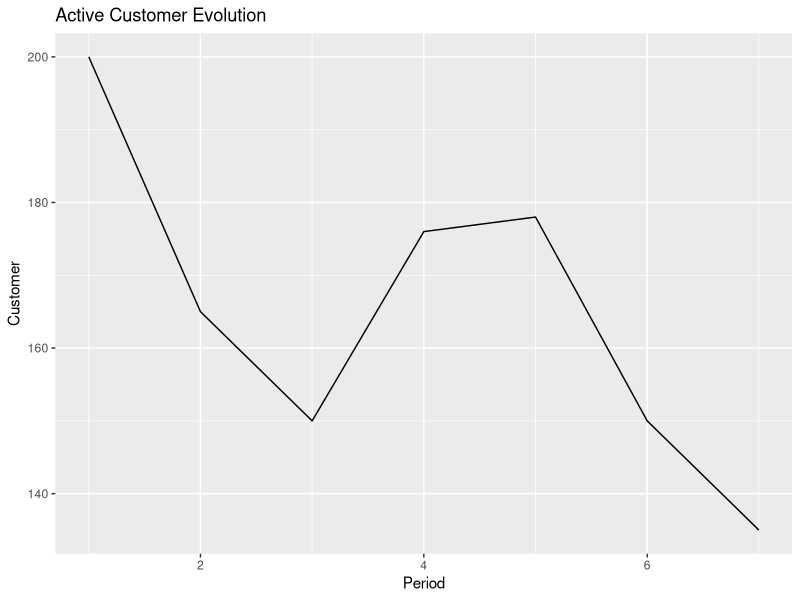
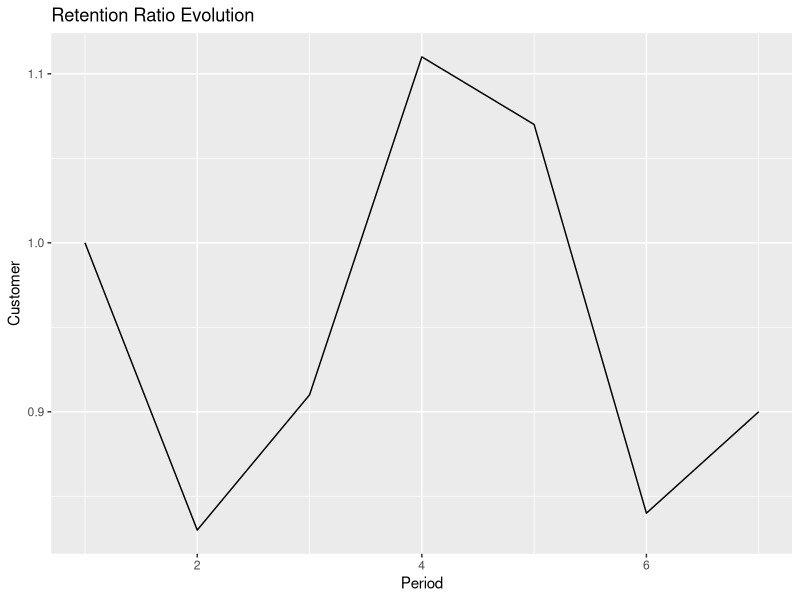
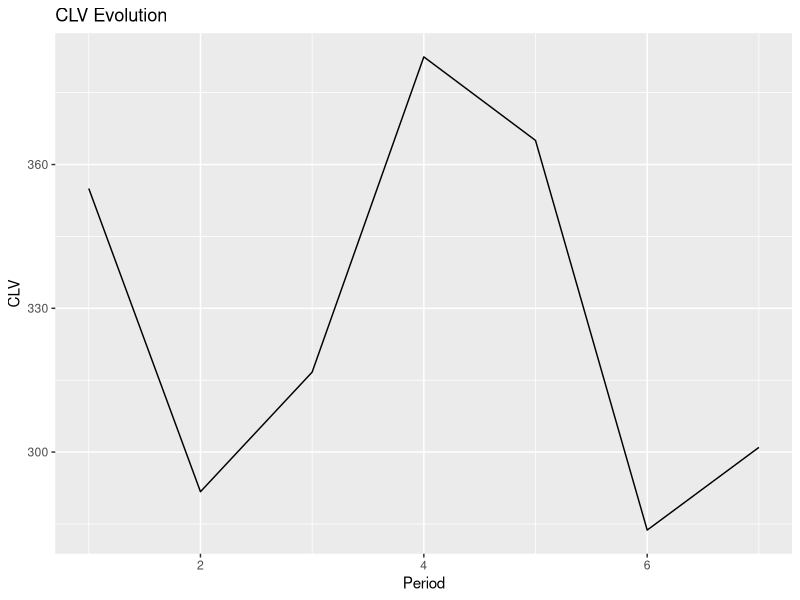

Source code (R) for these figures, in order:
## ---- chunk 1
# List of packages for session
.packages = c("readxl","ggplot2")

# Install CRAN packages (if not already installed)
.inst <- .packages %in% installed.packages()
if(length(.packages[!.inst]) > 0) install.packages(.packages[!.inst])

# Load packages into session 
lapply(.packages, library, character.only=TRUE)
## ---- chunk 2
# Load data into a dataframe
df <- read_excel("data/s4.xlsx", sheet = "Ex2")
df
## ---- chunk 3
summary(df)
## ---- chunk 4
ggplot(df, aes(x = t, y = active)) +
  geom_line() + ylab("Customer") + 
  xlab("Period") + labs(title = "Active Customer Evolution")
## ---- chunk 5
ggplot(df, aes(x = t, y = r)) +
  geom_line() + ylab("Customer") + 
  xlab("Period") + labs(title = "Retention Ratio Evolution")
## ---- chunk 6
df$CLV <- (df$p-df$c)*df$r/(1+df$i)^(df$t-1)
df
## ---- chunk 7
ggplot(df, aes(x = t, y = CLV)) + geom_line() +
ylab("CLV") + xlab("Period") + labs(title = "CLV Evolution")
## ---- chunk 8
CLV <- apply(df, 2, sum)
CLV[7]
